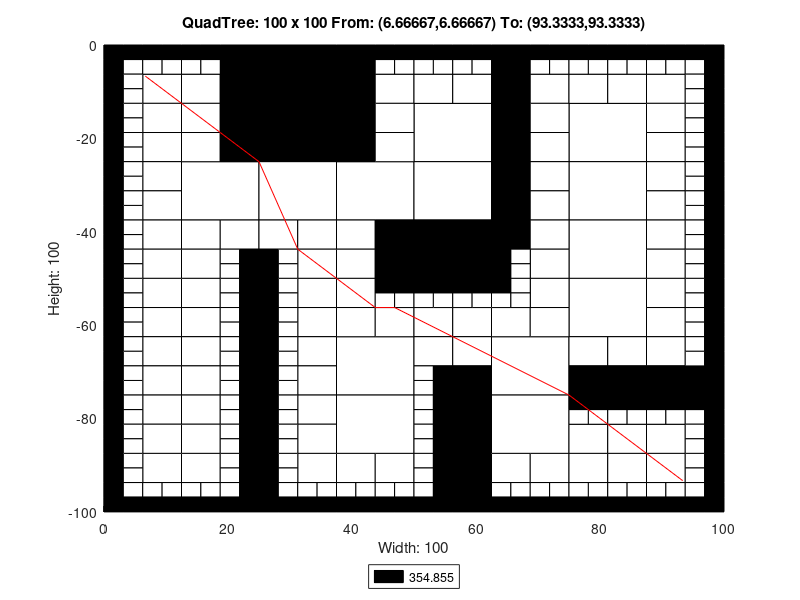

Write MATLAB code to recreate this figure.
axis([0 100 -100 0]);
title('QuadTree: 100 x 100 From: (6.66667,6.66667) To: (93.3333,93.3333)');
xlabel('Width: 100');
ylabel('Height: 100');
rectangle('Position',[25 -12.5 12.5 12.5], 'FaceColor',[0 0 0]);
rectangle('Position',[25 -25 12.5 12.5], 'FaceColor',[0 0 0]);
rectangle('Position',[12.5 -37.5 12.5 12.5], 'FaceColor',[1 1 1]);
rectangle('Position',[25 -37.5 12.5 12.5], 'FaceColor',[1 1 1]);
rectangle('Position',[37.5 -37.5 12.5 12.5], 'FaceColor',[1 1 1]);
rectangle('Position',[50 -25 12.5 12.5], 'FaceColor',[1 1 1]);
rectangle('Position',[75 -25 12.5 12.5], 'FaceColor',[1 1 1]);
rectangle('Position',[50 -37.5 12.5 12.5], 'FaceColor',[1 1 1]);
rectangle('Position',[50 -50 12.5 12.5], 'FaceColor',[0 0 0]);
rectangle('Position',[75 -37.5 12.5 12.5], 'FaceColor',[1 1 1]);
rectangle('Position',[75 -50 12.5 12.5], 'FaceColor',[1 1 1]);
rectangle('Position',[37.5 -75 12.5 12.5], 'FaceColor',[1 1 1]);
rectangle('Position',[37.5 -87.5 12.5 12.5], 'FaceColor',[1 1 1]);
rectangle('Position',[62.5 -75 12.5 12.5], 'FaceColor',[1 1 1]);
rectangle('Position',[75 -62.5 12.5 12.5], 'FaceColor',[1 1 1]);
rectangle('Position',[62.5 -87.5 12.5 12.5], 'FaceColor',[1 1 1]);
rectangle('Position',[6.25 -12.5 6.25 6.25], 'FaceColor',[1 1 1]);
rectangle('Position',[18.75 -6.25 6.25 6.25], 'FaceColor',[0 0 0]);
rectangle('Position',[12.5 -12.5 6.25 6.25], 'FaceColor',[1 1 1]);
rectangle('Position',[18.75 -12.5 6.25 6.25], 'FaceColor',[0 0 0]);
rectangle('Position',[6.25 -18.75 6.25 6.25], 'FaceColor',[1 1 1]);
rectangle('Position',[6.25 -25 6.25 6.25], 'FaceColor',[1 1 1]);
rectangle('Position',[12.5 -18.75 6.25 6.25], 'FaceColor',[1 1 1]);
rectangle('Position',[18.75 -18.75 6.25 6.25], 'FaceColor',[0 0 0]);
rectangle('Position',[12.5 -25 6.25 6.25], 'FaceColor',[1 1 1]);
rectangle('Position',[18.75 -25 6.25 6.25], 'FaceColor',[0 0 0]);
rectangle('Position',[37.5 -6.25 6.25 6.25], 'FaceColor',[0 0 0]);
rectangle('Position',[37.5 -12.5 6.25 6.25], 'FaceColor',[0 0 0]);
rectangle('Position',[43.75 -12.5 6.25 6.25], 'FaceColor',[1 1 1]);
rectangle('Position',[37.5 -18.75 6.25 6.25], 'FaceColor',[0 0 0]);
rectangle('Position',[43.75 -18.75 6.25 6.25], 'FaceColor',[1 1 1]);
rectangle('Position',[37.5 -25 6.25 6.25], 'FaceColor',[0 0 0]);
rectangle('Position',[43.75 -25 6.25 6.25], 'FaceColor',[1 1 1]);
rectangle('Position',[6.25 -31.25 6.25 6.25], 'FaceColor',[1 1 1]);
rectangle('Position',[6.25 -37.5 6.25 6.25], 'FaceColor',[1 1 1]);
rectangle('Position',[6.25 -43.75 6.25 6.25], 'FaceColor',[1 1 1]);
rectangle('Position',[6.25 -50 6.25 6.25], 'FaceColor',[1 1 1]);
rectangle('Position',[12.5 -43.75 6.25 6.25], 'FaceColor',[1 1 1]);
rectangle('Position',[18.75 -43.75 6.25 6.25], 'FaceColor',[1 1 1]);
rectangle('Position',[12.5 -50 6.25 6.25], 'FaceColor',[1 1 1]);
rectangle('Position',[25 -43.75 6.25 6.25], 'FaceColor',[1 1 1]);
rectangle('Position',[31.25 -43.75 6.25 6.25], 'FaceColor',[1 1 1]);
rectangle('Position',[31.25 -50 6.25 6.25], 'FaceColor',[1 1 1]);
rectangle('Position',[37.5 -43.75 6.25 6.25], 'FaceColor',[1 1 1]);
rectangle('Position',[43.75 -43.75 6.25 6.25], 'FaceColor',[0 0 0]);
rectangle('Position',[37.5 -50 6.25 6.25], 'FaceColor',[1 1 1]);
rectangle('Position',[43.75 -50 6.25 6.25], 'FaceColor',[0 0 0]);
rectangle('Position',[50 -12.5 6.25 6.25], 'FaceColor',[1 1 1]);
rectangle('Position',[56.25 -12.5 6.25 6.25], 'FaceColor',[1 1 1]);
rectangle('Position',[62.5 -6.25 6.25 6.25], 'FaceColor',[0 0 0]);
rectangle('Position',[62.5 -12.5 6.25 6.25], 'FaceColor',[0 0 0]);
rectangle('Position',[68.75 -12.5 6.25 6.25], 'FaceColor',[1 1 1]);
rectangle('Position',[62.5 -18.75 6.25 6.25], 'FaceColor',[0 0 0]);
rectangle('Position',[68.75 -18.75 6.25 6.25], 'FaceColor',[1 1 1]);
rectangle('Position',[62.5 -25 6.25 6.25], 'FaceColor',[0 0 0]);
rectangle('Position',[68.75 -25 6.25 6.25], 'FaceColor',[1 1 1]);
rectangle('Position',[75 -12.5 6.25 6.25], 'FaceColor',[1 1 1]);
rectangle('Position',[81.25 -12.5 6.25 6.25], 'FaceColor',[1 1 1]);
rectangle('Position',[87.5 -12.5 6.25 6.25], 'FaceColor',[1 1 1]);
rectangle('Position',[87.5 -18.75 6.25 6.25], 'FaceColor',[1 1 1]);
rectangle('Position',[87.5 -25 6.25 6.25], 'FaceColor',[1 1 1]);
rectangle('Position',[62.5 -31.25 6.25 6.25], 'FaceColor',[0 0 0]);
rectangle('Position',[68.75 -31.25 6.25 6.25], 'FaceColor',[1 1 1]);
rectangle('Position',[62.5 -37.5 6.25 6.25], 'FaceColor',[0 0 0]);
rectangle('Position',[68.75 -37.5 6.25 6.25], 'FaceColor',[1 1 1]);
rectangle('Position',[62.5 -43.75 6.25 6.25], 'FaceColor',[0 0 0]);
rectangle('Position',[68.75 -43.75 6.25 6.25], 'FaceColor',[1 1 1]);
rectangle('Position',[68.75 -50 6.25 6.25], 'FaceColor',[1 1 1]);
rectangle('Position',[87.5 -31.25 6.25 6.25], 'FaceColor',[1 1 1]);
rectangle('Position',[87.5 -37.5 6.25 6.25], 'FaceColor',[1 1 1]);
rectangle('Position',[87.5 -43.75 6.25 6.25], 'FaceColor',[1 1 1]);
rectangle('Position',[87.5 -50 6.25 6.25], 'FaceColor',[1 1 1]);
rectangle('Position',[6.25 -56.25 6.25 6.25], 'FaceColor',[1 1 1]);
rectangle('Position',[6.25 -62.5 6.25 6.25], 'FaceColor',[1 1 1]);
rectangle('Position',[12.5 -56.25 6.25 6.25], 'FaceColor',[1 1 1]);
rectangle('Position',[12.5 -62.5 6.25 6.25], 'FaceColor',[1 1 1]);
rectangle('Position',[6.25 -68.75 6.25 6.25], 'FaceColor',[1 1 1]);
rectangle('Position',[6.25 -75 6.25 6.25], 'FaceColor',[1 1 1]);
rectangle('Position',[12.5 -68.75 6.25 6.25], 'FaceColor',[1 1 1]);
rectangle('Position',[12.5 -75 6.25 6.25], 'FaceColor',[1 1 1]);
rectangle('Position',[31.25 -56.25 6.25 6.25], 'FaceColor',[1 1 1]);
rectangle('Position',[31.25 -62.5 6.25 6.25], 'FaceColor',[1 1 1]);
rectangle('Position',[37.5 -56.25 6.25 6.25], 'FaceColor',[1 1 1]);
rectangle('Position',[37.5 -62.5 6.25 6.25], 'FaceColor',[1 1 1]);
rectangle('Position',[43.75 -62.5 6.25 6.25], 'FaceColor',[1 1 1]);
rectangle('Position',[31.25 -68.75 6.25 6.25], 'FaceColor',[1 1 1]);
rectangle('Position',[31.25 -75 6.25 6.25], 'FaceColor',[1 1 1]);
rectangle('Position',[6.25 -81.25 6.25 6.25], 'FaceColor',[1 1 1]);
rectangle('Position',[6.25 -87.5 6.25 6.25], 'FaceColor',[1 1 1]);
rectangle('Position',[12.5 -81.25 6.25 6.25], 'FaceColor',[1 1 1]);
rectangle('Position',[12.5 -87.5 6.25 6.25], 'FaceColor',[1 1 1]);
rectangle('Position',[6.25 -93.75 6.25 6.25], 'FaceColor',[1 1 1]);
rectangle('Position',[12.5 -93.75 6.25 6.25], 'FaceColor',[1 1 1]);
rectangle('Position',[31.25 -81.25 6.25 6.25], 'FaceColor',[1 1 1]);
rectangle('Position',[31.25 -87.5 6.25 6.25], 'FaceColor',[1 1 1]);
rectangle('Position',[31.25 -93.75 6.25 6.25], 'FaceColor',[1 1 1]);
rectangle('Position',[37.5 -93.75 6.25 6.25], 'FaceColor',[1 1 1]);
rectangle('Position',[43.75 -93.75 6.25 6.25], 'FaceColor',[1 1 1]);
rectangle('Position',[50 -62.5 6.25 6.25], 'FaceColor',[1 1 1]);
rectangle('Position',[56.25 -62.5 6.25 6.25], 'FaceColor',[1 1 1]);
rectangle('Position',[68.75 -56.25 6.25 6.25], 'FaceColor',[1 1 1]);
rectangle('Position',[62.5 -62.5 6.25 6.25], 'FaceColor',[1 1 1]);
rectangle('Position',[68.75 -62.5 6.25 6.25], 'FaceColor',[1 1 1]);
rectangle('Position',[50 -68.75 6.25 6.25], 'FaceColor',[1 1 1]);
rectangle('Position',[56.25 -68.75 6.25 6.25], 'FaceColor',[1 1 1]);
rectangle('Position',[56.25 -75 6.25 6.25], 'FaceColor',[0 0 0]);
rectangle('Position',[87.5 -56.25 6.25 6.25], 'FaceColor',[1 1 1]);
rectangle('Position',[87.5 -62.5 6.25 6.25], 'FaceColor',[1 1 1]);
rectangle('Position',[75 -68.75 6.25 6.25], 'FaceColor',[1 1 1]);
rectangle('Position',[81.25 -68.75 6.25 6.25], 'FaceColor',[1 1 1]);
rectangle('Position',[75 -75 6.25 6.25], 'FaceColor',[0 0 0]);
rectangle('Position',[81.25 -75 6.25 6.25], 'FaceColor',[0 0 0]);
rectangle('Position',[87.5 -68.75 6.25 6.25], 'FaceColor',[1 1 1]);
rectangle('Position',[87.5 -75 6.25 6.25], 'FaceColor',[0 0 0]);
rectangle('Position',[93.75 -75 6.25 6.25], 'FaceColor',[0 0 0]);
rectangle('Position',[56.25 -81.25 6.25 6.25], 'FaceColor',[0 0 0]);
rectangle('Position',[56.25 -87.5 6.25 6.25], 'FaceColor',[0 0 0]);
rectangle('Position',[56.25 -93.75 6.25 6.25], 'FaceColor',[0 0 0]);
rectangle('Position',[56.25 -100 6.25 6.25], 'FaceColor',[0 0 0]);
rectangle('Position',[62.5 -93.75 6.25 6.25], 'FaceColor',[1 1 1]);
rectangle('Position',[68.75 -93.75 6.25 6.25], 'FaceColor',[1 1 1]);
rectangle('Position',[75 -87.5 6.25 6.25], 'FaceColor',[1 1 1]);
rectangle('Position',[81.25 -87.5 6.25 6.25], 'FaceColor',[1 1 1]);
rectangle('Position',[87.5 -87.5 6.25 6.25], 'FaceColor',[1 1 1]);
rectangle('Position',[75 -93.75 6.25 6.25], 'FaceColor',[1 1 1]);
rectangle('Position',[81.25 -93.75 6.25 6.25], 'FaceColor',[1 1 1]);
rectangle('Position',[87.5 -93.75 6.25 6.25], 'FaceColor',[1 1 1]);
rectangle('Position',[0 -3.125 3.125 3.125], 'FaceColor',[0 0 0]);
rectangle('Position',[3.125 -3.125 3.125 3.125], 'FaceColor',[0 0 0]);
rectangle('Position',[0 -6.25 3.125 3.125], 'FaceColor',[0 0 0]);
rectangle('Position',[3.125 -6.25 3.125 3.125], 'FaceColor',[1 1 1]);
rectangle('Position',[6.25 -3.125 3.125 3.125], 'FaceColor',[0 0 0]);
rectangle('Position',[9.375 -3.125 3.125 3.125], 'FaceColor',[0 0 0]);
rectangle('Position',[6.25 -6.25 3.125 3.125], 'FaceColor',[1 1 1]);
rectangle('Position',[9.375 -6.25 3.125 3.125], 'FaceColor',[1 1 1]);
rectangle('Position',[0 -9.375 3.125 3.125], 'FaceColor',[0 0 0]);
rectangle('Position',[3.125 -9.375 3.125 3.125], 'FaceColor',[1 1 1]);
rectangle('Position',[0 -12.5 3.125 3.125], 'FaceColor',[0 0 0]);
rectangle('Position',[3.125 -12.5 3.125 3.125], 'FaceColor',[1 1 1]);
rectangle('Position',[12.5 -3.125 3.125 3.125], 'FaceColor',[0 0 0]);
rectangle('Position',[15.625 -3.125 3.125 3.125], 'FaceColor',[0 0 0]);
rectangle('Position',[12.5 -6.25 3.125 3.125], 'FaceColor',[1 1 1]);
rectangle('Position',[15.625 -6.25 3.125 3.125], 'FaceColor',[1 1 1]);
rectangle('Position',[0 -15.625 3.125 3.125], 'FaceColor',[0 0 0]);
rectangle('Position',[3.125 -15.625 3.125 3.125], 'FaceColor',[1 1 1]);
rectangle('Position',[0 -18.75 3.125 3.125], 'FaceColor',[0 0 0]);
rectangle('Position',[3.125 -18.75 3.125 3.125], 'FaceColor',[1 1 1]);
rectangle('Position',[0 -21.875 3.125 3.125], 'FaceColor',[0 0 0]);
rectangle('Position',[3.125 -21.875 3.125 3.125], 'FaceColor',[1 1 1]);
rectangle('Position',[0 -25 3.125 3.125], 'FaceColor',[0 0 0]);
rectangle('Position',[3.125 -25 3.125 3.125], 'FaceColor',[1 1 1]);
rectangle('Position',[43.75 -3.125 3.125 3.125], 'FaceColor',[0 0 0]);
rectangle('Position',[46.875 -3.125 3.125 3.125], 'FaceColor',[0 0 0]);
rectangle('Position',[43.75 -6.25 3.125 3.125], 'FaceColor',[1 1 1]);
rectangle('Position',[46.875 -6.25 3.125 3.125], 'FaceColor',[1 1 1]);
rectangle('Position',[0 -28.125 3.125 3.125], 'FaceColor',[0 0 0]);
rectangle('Position',[3.125 -28.125 3.125 3.125], 'FaceColor',[1 1 1]);
rectangle('Position',[0 -31.25 3.125 3.125], 'FaceColor',[0 0 0]);
rectangle('Position',[3.125 -31.25 3.125 3.125], 'FaceColor',[1 1 1]);
rectangle('Position',[0 -34.375 3.125 3.125], 'FaceColor',[0 0 0]);
rectangle('Position',[3.125 -34.375 3.125 3.125], 'FaceColor',[1 1 1]);
rectangle('Position',[0 -37.5 3.125 3.125], 'FaceColor',[0 0 0]);
rectangle('Position',[3.125 -37.5 3.125 3.125], 'FaceColor',[1 1 1]);
rectangle('Position',[0 -40.625 3.125 3.125], 'FaceColor',[0 0 0]);
rectangle('Position',[3.125 -40.625 3.125 3.125], 'FaceColor',[1 1 1]);
rectangle('Position',[0 -43.75 3.125 3.125], 'FaceColor',[0 0 0]);
rectangle('Position',[3.125 -43.75 3.125 3.125], 'FaceColor',[1 1 1]);
rectangle('Position',[0 -46.875 3.125 3.125], 'FaceColor',[0 0 0]);
rectangle('Position',[3.125 -46.875 3.125 3.125], 'FaceColor',[1 1 1]);
rectangle('Position',[0 -50 3.125 3.125], 'FaceColor',[0 0 0]);
rectangle('Position',[3.125 -50 3.125 3.125], 'FaceColor',[1 1 1]);
rectangle('Position',[18.75 -46.875 3.125 3.125], 'FaceColor',[1 1 1]);
rectangle('Position',[21.875 -46.875 3.125 3.125], 'FaceColor',[0 0 0]);
rectangle('Position',[18.75 -50 3.125 3.125], 'FaceColor',[1 1 1]);
rectangle('Position',[21.875 -50 3.125 3.125], 'FaceColor',[0 0 0]);
rectangle('Position',[25 -46.875 3.125 3.125], 'FaceColor',[0 0 0]);
rectangle('Position',[28.125 -46.875 3.125 3.125], 'FaceColor',[1 1 1]);
rectangle('Position',[25 -50 3.125 3.125], 'FaceColor',[0 0 0]);
rectangle('Position',[28.125 -50 3.125 3.125], 'FaceColor',[1 1 1]);
rectangle('Position',[50 -3.125 3.125 3.125], 'FaceColor',[0 0 0]);
rectangle('Position',[53.125 -3.125 3.125 3.125], 'FaceColor',[0 0 0]);
rectangle('Position',[50 -6.25 3.125 3.125], 'FaceColor',[1 1 1]);
rectangle('Position',[53.125 -6.25 3.125 3.125], 'FaceColor',[1 1 1]);
rectangle('Position',[56.25 -3.125 3.125 3.125], 'FaceColor',[0 0 0]);
rectangle('Position',[59.375 -3.125 3.125 3.125], 'FaceColor',[0 0 0]);
rectangle('Position',[56.25 -6.25 3.125 3.125], 'FaceColor',[1 1 1]);
rectangle('Position',[59.375 -6.25 3.125 3.125], 'FaceColor',[1 1 1]);
rectangle('Position',[68.75 -3.125 3.125 3.125], 'FaceColor',[0 0 0]);
rectangle('Position',[71.875 -3.125 3.125 3.125], 'FaceColor',[0 0 0]);
rectangle('Position',[68.75 -6.25 3.125 3.125], 'FaceColor',[1 1 1]);
rectangle('Position',[71.875 -6.25 3.125 3.125], 'FaceColor',[1 1 1]);
rectangle('Position',[75 -3.125 3.125 3.125], 'FaceColor',[0 0 0]);
rectangle('Position',[78.125 -3.125 3.125 3.125], 'FaceColor',[0 0 0]);
rectangle('Position',[75 -6.25 3.125 3.125], 'FaceColor',[1 1 1]);
rectangle('Position',[78.125 -6.25 3.125 3.125], 'FaceColor',[1 1 1]);
rectangle('Position',[81.25 -3.125 3.125 3.125], 'FaceColor',[0 0 0]);
rectangle('Position',[84.375 -3.125 3.125 3.125], 'FaceColor',[0 0 0]);
rectangle('Position',[81.25 -6.25 3.125 3.125], 'FaceColor',[1 1 1]);
rectangle('Position',[84.375 -6.25 3.125 3.125], 'FaceColor',[1 1 1]);
rectangle('Position',[87.5 -3.125 3.125 3.125], 'FaceColor',[0 0 0]);
rectangle('Position',[90.625 -3.125 3.125 3.125], 'FaceColor',[0 0 0]);
rectangle('Position',[87.5 -6.25 3.125 3.125], 'FaceColor',[1 1 1]);
rectangle('Position',[90.625 -6.25 3.125 3.125], 'FaceColor',[1 1 1]);
rectangle('Position',[93.75 -3.125 3.125 3.125], 'FaceColor',[0 0 0]);
rectangle('Position',[96.875 -3.125 3.125 3.125], 'FaceColor',[0 0 0]);
rectangle('Position',[93.75 -6.25 3.125 3.125], 'FaceColor',[1 1 1]);
rectangle('Position',[96.875 -6.25 3.125 3.125], 'FaceColor',[0 0 0]);
rectangle('Position',[93.75 -9.375 3.125 3.125], 'FaceColor',[1 1 1]);
rectangle('Position',[96.875 -9.375 3.125 3.125], 'FaceColor',[0 0 0]);
rectangle('Position',[93.75 -12.5 3.125 3.125], 'FaceColor',[1 1 1]);
rectangle('Position',[96.875 -12.5 3.125 3.125], 'FaceColor',[0 0 0]);
rectangle('Position',[93.75 -15.625 3.125 3.125], 'FaceColor',[1 1 1]);
rectangle('Position',[96.875 -15.625 3.125 3.125], 'FaceColor',[0 0 0]);
rectangle('Position',[93.75 -18.75 3.125 3.125], 'FaceColor',[1 1 1]);
rectangle('Position',[96.875 -18.75 3.125 3.125], 'FaceColor',[0 0 0]);
rectangle('Position',[93.75 -21.875 3.125 3.125], 'FaceColor',[1 1 1]);
rectangle('Position',[96.875 -21.875 3.125 3.125], 'FaceColor',[0 0 0]);
rectangle('Position',[93.75 -25 3.125 3.125], 'FaceColor',[1 1 1]);
rectangle('Position',[96.875 -25 3.125 3.125], 'FaceColor',[0 0 0]);
rectangle('Position',[62.5 -46.875 3.125 3.125], 'FaceColor',[0 0 0]);
rectangle('Position',[65.625 -46.875 3.125 3.125], 'FaceColor',[1 1 1]);
rectangle('Position',[62.5 -50 3.125 3.125], 'FaceColor',[0 0 0]);
rectangle('Position',[65.625 -50 3.125 3.125], 'FaceColor',[1 1 1]);
rectangle('Position',[93.75 -28.125 3.125 3.125], 'FaceColor',[1 1 1]);
rectangle('Position',[96.875 -28.125 3.125 3.125], 'FaceColor',[0 0 0]);
rectangle('Position',[93.75 -31.25 3.125 3.125], 'FaceColor',[1 1 1]);
rectangle('Position',[96.875 -31.25 3.125 3.125], 'FaceColor',[0 0 0]);
rectangle('Position',[93.75 -34.375 3.125 3.125], 'FaceColor',[1 1 1]);
rectangle('Position',[96.875 -34.375 3.125 3.125], 'FaceColor',[0 0 0]);
rectangle('Position',[93.75 -37.5 3.125 3.125], 'FaceColor',[1 1 1]);
rectangle('Position',[96.875 -37.5 3.125 3.125], 'FaceColor',[0 0 0]);
rectangle('Position',[93.75 -40.625 3.125 3.125], 'FaceColor',[1 1 1]);
rectangle('Position',[96.875 -40.625 3.125 3.125], 'FaceColor',[0 0 0]);
rectangle('Position',[93.75 -43.75 3.125 3.125], 'FaceColor',[1 1 1]);
rectangle('Position',[96.875 -43.75 3.125 3.125], 'FaceColor',[0 0 0]);
rectangle('Position',[93.75 -46.875 3.125 3.125], 'FaceColor',[1 1 1]);
rectangle('Position',[96.875 -46.875 3.125 3.125], 'FaceColor',[0 0 0]);
rectangle('Position',[93.75 -50 3.125 3.125], 'FaceColor',[1 1 1]);
rectangle('Position',[96.875 -50 3.125 3.125], 'FaceColor',[0 0 0]);
rectangle('Position',[0 -53.125 3.125 3.125], 'FaceColor',[0 0 0]);
rectangle('Position',[3.125 -53.125 3.125 3.125], 'FaceColor',[1 1 1]);
rectangle('Position',[0 -56.25 3.125 3.125], 'FaceColor',[0 0 0]);
rectangle('Position',[3.125 -56.25 3.125 3.125], 'FaceColor',[1 1 1]);
rectangle('Position',[0 -59.375 3.125 3.125], 'FaceColor',[0 0 0]);
rectangle('Position',[3.125 -59.375 3.125 3.125], 'FaceColor',[1 1 1]);
rectangle('Position',[0 -62.5 3.125 3.125], 'FaceColor',[0 0 0]);
rectangle('Position',[3.125 -62.5 3.125 3.125], 'FaceColor',[1 1 1]);
rectangle('Position',[18.75 -53.125 3.125 3.125], 'FaceColor',[1 1 1]);
rectangle('Position',[21.875 -53.125 3.125 3.125], 'FaceColor',[0 0 0]);
rectangle('Position',[18.75 -56.25 3.125 3.125], 'FaceColor',[1 1 1]);
rectangle('Position',[21.875 -56.25 3.125 3.125], 'FaceColor',[0 0 0]);
rectangle('Position',[18.75 -59.375 3.125 3.125], 'FaceColor',[1 1 1]);
rectangle('Position',[21.875 -59.375 3.125 3.125], 'FaceColor',[0 0 0]);
rectangle('Position',[18.75 -62.5 3.125 3.125], 'FaceColor',[1 1 1]);
rectangle('Position',[21.875 -62.5 3.125 3.125], 'FaceColor',[0 0 0]);
rectangle('Position',[0 -65.625 3.125 3.125], 'FaceColor',[0 0 0]);
rectangle('Position',[3.125 -65.625 3.125 3.125], 'FaceColor',[1 1 1]);
rectangle('Position',[0 -68.75 3.125 3.125], 'FaceColor',[0 0 0]);
rectangle('Position',[3.125 -68.75 3.125 3.125], 'FaceColor',[1 1 1]);
rectangle('Position',[0 -71.875 3.125 3.125], 'FaceColor',[0 0 0]);
rectangle('Position',[3.125 -71.875 3.125 3.125], 'FaceColor',[1 1 1]);
rectangle('Position',[0 -75 3.125 3.125], 'FaceColor',[0 0 0]);
rectangle('Position',[3.125 -75 3.125 3.125], 'FaceColor',[1 1 1]);
rectangle('Position',[18.75 -65.625 3.125 3.125], 'FaceColor',[1 1 1]);
rectangle('Position',[21.875 -65.625 3.125 3.125], 'FaceColor',[0 0 0]);
rectangle('Position',[18.75 -68.75 3.125 3.125], 'FaceColor',[1 1 1]);
rectangle('Position',[21.875 -68.75 3.125 3.125], 'FaceColor',[0 0 0]);
rectangle('Position',[18.75 -71.875 3.125 3.125], 'FaceColor',[1 1 1]);
rectangle('Position',[21.875 -71.875 3.125 3.125], 'FaceColor',[0 0 0]);
rectangle('Position',[18.75 -75 3.125 3.125], 'FaceColor',[1 1 1]);
rectangle('Position',[21.875 -75 3.125 3.125], 'FaceColor',[0 0 0]);
rectangle('Position',[25 -53.125 3.125 3.125], 'FaceColor',[0 0 0]);
rectangle('Position',[28.125 -53.125 3.125 3.125], 'FaceColor',[1 1 1]);
rectangle('Position',[25 -56.25 3.125 3.125], 'FaceColor',[0 0 0]);
rectangle('Position',[28.125 -56.25 3.125 3.125], 'FaceColor',[1 1 1]);
rectangle('Position',[25 -59.375 3.125 3.125], 'FaceColor',[0 0 0]);
rectangle('Position',[28.125 -59.375 3.125 3.125], 'FaceColor',[1 1 1]);
rectangle('Position',[25 -62.5 3.125 3.125], 'FaceColor',[0 0 0]);
rectangle('Position',[28.125 -62.5 3.125 3.125], 'FaceColor',[1 1 1]);
rectangle('Position',[43.75 -53.125 3.125 3.125], 'FaceColor',[0 0 0]);
rectangle('Position',[46.875 -53.125 3.125 3.125], 'FaceColor',[0 0 0]);
rectangle('Position',[43.75 -56.25 3.125 3.125], 'FaceColor',[1 1 1]);
rectangle('Position',[46.875 -56.25 3.125 3.125], 'FaceColor',[1 1 1]);
rectangle('Position',[25 -65.625 3.125 3.125], 'FaceColor',[0 0 0]);
rectangle('Position',[28.125 -65.625 3.125 3.125], 'FaceColor',[1 1 1]);
rectangle('Position',[25 -68.75 3.125 3.125], 'FaceColor',[0 0 0]);
rectangle('Position',[28.125 -68.75 3.125 3.125], 'FaceColor',[1 1 1]);
rectangle('Position',[25 -71.875 3.125 3.125], 'FaceColor',[0 0 0]);
rectangle('Position',[28.125 -71.875 3.125 3.125], 'FaceColor',[1 1 1]);
rectangle('Position',[25 -75 3.125 3.125], 'FaceColor',[0 0 0]);
rectangle('Position',[28.125 -75 3.125 3.125], 'FaceColor',[1 1 1]);
rectangle('Position',[0 -78.125 3.125 3.125], 'FaceColor',[0 0 0]);
rectangle('Position',[3.125 -78.125 3.125 3.125], 'FaceColor',[1 1 1]);
rectangle('Position',[0 -81.25 3.125 3.125], 'FaceColor',[0 0 0]);
rectangle('Position',[3.125 -81.25 3.125 3.125], 'FaceColor',[1 1 1]);
rectangle('Position',[0 -84.375 3.125 3.125], 'FaceColor',[0 0 0]);
rectangle('Position',[3.125 -84.375 3.125 3.125], 'FaceColor',[1 1 1]);
rectangle('Position',[0 -87.5 3.125 3.125], 'FaceColor',[0 0 0]);
rectangle('Position',[3.125 -87.5 3.125 3.125], 'FaceColor',[1 1 1]);
rectangle('Position',[18.75 -78.125 3.125 3.125], 'FaceColor',[1 1 1]);
rectangle('Position',[21.875 -78.125 3.125 3.125], 'FaceColor',[0 0 0]);
rectangle('Position',[18.75 -81.25 3.125 3.125], 'FaceColor',[1 1 1]);
rectangle('Position',[21.875 -81.25 3.125 3.125], 'FaceColor',[0 0 0]);
rectangle('Position',[18.75 -84.375 3.125 3.125], 'FaceColor',[1 1 1]);
rectangle('Position',[21.875 -84.375 3.125 3.125], 'FaceColor',[0 0 0]);
rectangle('Position',[18.75 -87.5 3.125 3.125], 'FaceColor',[1 1 1]);
rectangle('Position',[21.875 -87.5 3.125 3.125], 'FaceColor',[0 0 0]);
rectangle('Position',[0 -90.625 3.125 3.125], 'FaceColor',[0 0 0]);
rectangle('Position',[3.125 -90.625 3.125 3.125], 'FaceColor',[1 1 1]);
rectangle('Position',[0 -93.75 3.125 3.125], 'FaceColor',[0 0 0]);
rectangle('Position',[3.125 -93.75 3.125 3.125], 'FaceColor',[1 1 1]);
rectangle('Position',[0 -96.875 3.125 3.125], 'FaceColor',[0 0 0]);
rectangle('Position',[3.125 -96.875 3.125 3.125], 'FaceColor',[1 1 1]);
rectangle('Position',[0 -100 3.125 3.125], 'FaceColor',[0 0 0]);
rectangle('Position',[3.125 -100 3.125 3.125], 'FaceColor',[0 0 0]);
rectangle('Position',[6.25 -96.875 3.125 3.125], 'FaceColor',[1 1 1]);
rectangle('Position',[9.375 -96.875 3.125 3.125], 'FaceColor',[1 1 1]);
rectangle('Position',[6.25 -100 3.125 3.125], 'FaceColor',[0 0 0]);
rectangle('Position',[9.375 -100 3.125 3.125], 'FaceColor',[0 0 0]);
rectangle('Position',[18.75 -90.625 3.125 3.125], 'FaceColor',[1 1 1]);
rectangle('Position',[21.875 -90.625 3.125 3.125], 'FaceColor',[0 0 0]);
rectangle('Position',[18.75 -93.75 3.125 3.125], 'FaceColor',[1 1 1]);
rectangle('Position',[21.875 -93.75 3.125 3.125], 'FaceColor',[0 0 0]);
rectangle('Position',[12.5 -96.875 3.125 3.125], 'FaceColor',[1 1 1]);
rectangle('Position',[15.625 -96.875 3.125 3.125], 'FaceColor',[1 1 1]);
rectangle('Position',[12.5 -100 3.125 3.125], 'FaceColor',[0 0 0]);
rectangle('Position',[15.625 -100 3.125 3.125], 'FaceColor',[0 0 0]);
rectangle('Position',[18.75 -96.875 3.125 3.125], 'FaceColor',[1 1 1]);
rectangle('Position',[21.875 -96.875 3.125 3.125], 'FaceColor',[0 0 0]);
rectangle('Position',[18.75 -100 3.125 3.125], 'FaceColor',[0 0 0]);
rectangle('Position',[21.875 -100 3.125 3.125], 'FaceColor',[0 0 0]);
rectangle('Position',[25 -78.125 3.125 3.125], 'FaceColor',[0 0 0]);
rectangle('Position',[28.125 -78.125 3.125 3.125], 'FaceColor',[1 1 1]);
rectangle('Position',[25 -81.25 3.125 3.125], 'FaceColor',[0 0 0]);
rectangle('Position',[28.125 -81.25 3.125 3.125], 'FaceColor',[1 1 1]);
rectangle('Position',[25 -84.375 3.125 3.125], 'FaceColor',[0 0 0]);
rectangle('Position',[28.125 -84.375 3.125 3.125], 'FaceColor',[1 1 1]);
rectangle('Position',[25 -87.5 3.125 3.125], 'FaceColor',[0 0 0]);
rectangle('Position',[28.125 -87.5 3.125 3.125], 'FaceColor',[1 1 1]);
rectangle('Position',[25 -90.625 3.125 3.125], 'FaceColor',[0 0 0]);
rectangle('Position',[28.125 -90.625 3.125 3.125], 'FaceColor',[1 1 1]);
rectangle('Position',[25 -93.75 3.125 3.125], 'FaceColor',[0 0 0]);
rectangle('Position',[28.125 -93.75 3.125 3.125], 'FaceColor',[1 1 1]);
rectangle('Position',[25 -96.875 3.125 3.125], 'FaceColor',[0 0 0]);
rectangle('Position',[28.125 -96.875 3.125 3.125], 'FaceColor',[1 1 1]);
rectangle('Position',[25 -100 3.125 3.125], 'FaceColor',[0 0 0]);
rectangle('Position',[28.125 -100 3.125 3.125], 'FaceColor',[0 0 0]);
rectangle('Position',[31.25 -96.875 3.125 3.125], 'FaceColor',[1 1 1]);
rectangle('Position',[34.375 -96.875 3.125 3.125], 'FaceColor',[1 1 1]);
rectangle('Position',[31.25 -100 3.125 3.125], 'FaceColor',[0 0 0]);
rectangle('Position',[34.375 -100 3.125 3.125], 'FaceColor',[0 0 0]);
rectangle('Position',[37.5 -96.875 3.125 3.125], 'FaceColor',[1 1 1]);
rectangle('Position',[40.625 -96.875 3.125 3.125], 'FaceColor',[1 1 1]);
rectangle('Position',[37.5 -100 3.125 3.125], 'FaceColor',[0 0 0]);
rectangle('Position',[40.625 -100 3.125 3.125], 'FaceColor',[0 0 0]);
rectangle('Position',[43.75 -96.875 3.125 3.125], 'FaceColor',[1 1 1]);
rectangle('Position',[46.875 -96.875 3.125 3.125], 'FaceColor',[1 1 1]);
rectangle('Position',[43.75 -100 3.125 3.125], 'FaceColor',[0 0 0]);
rectangle('Position',[46.875 -100 3.125 3.125], 'FaceColor',[0 0 0]);
rectangle('Position',[50 -53.125 3.125 3.125], 'FaceColor',[0 0 0]);
rectangle('Position',[53.125 -53.125 3.125 3.125], 'FaceColor',[0 0 0]);
rectangle('Position',[50 -56.25 3.125 3.125], 'FaceColor',[1 1 1]);
rectangle('Position',[53.125 -56.25 3.125 3.125], 'FaceColor',[1 1 1]);
rectangle('Position',[56.25 -53.125 3.125 3.125], 'FaceColor',[0 0 0]);
rectangle('Position',[59.375 -53.125 3.125 3.125], 'FaceColor',[0 0 0]);
rectangle('Position',[56.25 -56.25 3.125 3.125], 'FaceColor',[1 1 1]);
rectangle('Position',[59.375 -56.25 3.125 3.125], 'FaceColor',[1 1 1]);
rectangle('Position',[62.5 -53.125 3.125 3.125], 'FaceColor',[0 0 0]);
rectangle('Position',[65.625 -53.125 3.125 3.125], 'FaceColor',[1 1 1]);
rectangle('Position',[62.5 -56.25 3.125 3.125], 'FaceColor',[1 1 1]);
rectangle('Position',[65.625 -56.25 3.125 3.125], 'FaceColor',[1 1 1]);
rectangle('Position',[50 -71.875 3.125 3.125], 'FaceColor',[1 1 1]);
rectangle('Position',[53.125 -71.875 3.125 3.125], 'FaceColor',[0 0 0]);
rectangle('Position',[50 -75 3.125 3.125], 'FaceColor',[1 1 1]);
rectangle('Position',[53.125 -75 3.125 3.125], 'FaceColor',[0 0 0]);
rectangle('Position',[93.75 -53.125 3.125 3.125], 'FaceColor',[1 1 1]);
rectangle('Position',[96.875 -53.125 3.125 3.125], 'FaceColor',[0 0 0]);
rectangle('Position',[93.75 -56.25 3.125 3.125], 'FaceColor',[1 1 1]);
rectangle('Position',[96.875 -56.25 3.125 3.125], 'FaceColor',[0 0 0]);
rectangle('Position',[93.75 -59.375 3.125 3.125], 'FaceColor',[1 1 1]);
rectangle('Position',[96.875 -59.375 3.125 3.125], 'FaceColor',[0 0 0]);
rectangle('Position',[93.75 -62.5 3.125 3.125], 'FaceColor',[1 1 1]);
rectangle('Position',[96.875 -62.5 3.125 3.125], 'FaceColor',[0 0 0]);
rectangle('Position',[93.75 -65.625 3.125 3.125], 'FaceColor',[1 1 1]);
rectangle('Position',[96.875 -65.625 3.125 3.125], 'FaceColor',[0 0 0]);
rectangle('Position',[93.75 -68.75 3.125 3.125], 'FaceColor',[1 1 1]);
rectangle('Position',[96.875 -68.75 3.125 3.125], 'FaceColor',[0 0 0]);
rectangle('Position',[50 -78.125 3.125 3.125], 'FaceColor',[1 1 1]);
rectangle('Position',[53.125 -78.125 3.125 3.125], 'FaceColor',[0 0 0]);
rectangle('Position',[50 -81.25 3.125 3.125], 'FaceColor',[1 1 1]);
rectangle('Position',[53.125 -81.25 3.125 3.125], 'FaceColor',[0 0 0]);
rectangle('Position',[50 -84.375 3.125 3.125], 'FaceColor',[1 1 1]);
rectangle('Position',[53.125 -84.375 3.125 3.125], 'FaceColor',[0 0 0]);
rectangle('Position',[50 -87.5 3.125 3.125], 'FaceColor',[1 1 1]);
rectangle('Position',[53.125 -87.5 3.125 3.125], 'FaceColor',[0 0 0]);
rectangle('Position',[50 -90.625 3.125 3.125], 'FaceColor',[1 1 1]);
rectangle('Position',[53.125 -90.625 3.125 3.125], 'FaceColor',[0 0 0]);
rectangle('Position',[50 -93.75 3.125 3.125], 'FaceColor',[1 1 1]);
rectangle('Position',[53.125 -93.75 3.125 3.125], 'FaceColor',[0 0 0]);
rectangle('Position',[50 -96.875 3.125 3.125], 'FaceColor',[1 1 1]);
rectangle('Position',[53.125 -96.875 3.125 3.125], 'FaceColor',[0 0 0]);
rectangle('Position',[50 -100 3.125 3.125], 'FaceColor',[0 0 0]);
rectangle('Position',[53.125 -100 3.125 3.125], 'FaceColor',[0 0 0]);
rectangle('Position',[62.5 -96.875 3.125 3.125], 'FaceColor',[1 1 1]);
rectangle('Position',[65.625 -96.875 3.125 3.125], 'FaceColor',[1 1 1]);
rectangle('Position',[62.5 -100 3.125 3.125], 'FaceColor',[0 0 0]);
rectangle('Position',[65.625 -100 3.125 3.125], 'FaceColor',[0 0 0]);
rectangle('Position',[68.75 -96.875 3.125 3.125], 'FaceColor',[1 1 1]);
rectangle('Position',[71.875 -96.875 3.125 3.125], 'FaceColor',[1 1 1]);
rectangle('Position',[68.75 -100 3.125 3.125], 'FaceColor',[0 0 0]);
rectangle('Position',[71.875 -100 3.125 3.125], 'FaceColor',[0 0 0]);
rectangle('Position',[75 -78.125 3.125 3.125], 'FaceColor',[0 0 0]);
rectangle('Position',[78.125 -78.125 3.125 3.125], 'FaceColor',[0 0 0]);
rectangle('Position',[75 -81.25 3.125 3.125], 'FaceColor',[1 1 1]);
rectangle('Position',[78.125 -81.25 3.125 3.125], 'FaceColor',[1 1 1]);
rectangle('Position',[81.25 -78.125 3.125 3.125], 'FaceColor',[0 0 0]);
rectangle('Position',[84.375 -78.125 3.125 3.125], 'FaceColor',[0 0 0]);
rectangle('Position',[81.25 -81.25 3.125 3.125], 'FaceColor',[1 1 1]);
rectangle('Position',[84.375 -81.25 3.125 3.125], 'FaceColor',[1 1 1]);
rectangle('Position',[87.5 -78.125 3.125 3.125], 'FaceColor',[0 0 0]);
rectangle('Position',[90.625 -78.125 3.125 3.125], 'FaceColor',[0 0 0]);
rectangle('Position',[87.5 -81.25 3.125 3.125], 'FaceColor',[1 1 1]);
rectangle('Position',[90.625 -81.25 3.125 3.125], 'FaceColor',[1 1 1]);
rectangle('Position',[93.75 -78.125 3.125 3.125], 'FaceColor',[0 0 0]);
rectangle('Position',[96.875 -78.125 3.125 3.125], 'FaceColor',[0 0 0]);
rectangle('Position',[93.75 -81.25 3.125 3.125], 'FaceColor',[1 1 1]);
rectangle('Position',[96.875 -81.25 3.125 3.125], 'FaceColor',[0 0 0]);
rectangle('Position',[93.75 -84.375 3.125 3.125], 'FaceColor',[1 1 1]);
rectangle('Position',[96.875 -84.375 3.125 3.125], 'FaceColor',[0 0 0]);
rectangle('Position',[93.75 -87.5 3.125 3.125], 'FaceColor',[1 1 1]);
rectangle('Position',[96.875 -87.5 3.125 3.125], 'FaceColor',[0 0 0]);
rectangle('Position',[75 -96.875 3.125 3.125], 'FaceColor',[1 1 1]);
rectangle('Position',[78.125 -96.875 3.125 3.125], 'FaceColor',[1 1 1]);
rectangle('Position',[75 -100 3.125 3.125], 'FaceColor',[0 0 0]);
rectangle('Position',[78.125 -100 3.125 3.125], 'FaceColor',[0 0 0]);
rectangle('Position',[81.25 -96.875 3.125 3.125], 'FaceColor',[1 1 1]);
rectangle('Position',[84.375 -96.875 3.125 3.125], 'FaceColor',[1 1 1]);
rectangle('Position',[81.25 -100 3.125 3.125], 'FaceColor',[0 0 0]);
rectangle('Position',[84.375 -100 3.125 3.125], 'FaceColor',[0 0 0]);
rectangle('Position',[93.75 -90.625 3.125 3.125], 'FaceColor',[1 1 1]);
rectangle('Position',[96.875 -90.625 3.125 3.125], 'FaceColor',[0 0 0]);
rectangle('Position',[93.75 -93.75 3.125 3.125], 'FaceColor',[1 1 1]);
rectangle('Position',[96.875 -93.75 3.125 3.125], 'FaceColor',[0 0 0]);
rectangle('Position',[87.5 -96.875 3.125 3.125], 'FaceColor',[1 1 1]);
rectangle('Position',[90.625 -96.875 3.125 3.125], 'FaceColor',[1 1 1]);
rectangle('Position',[87.5 -100 3.125 3.125], 'FaceColor',[0 0 0]);
rectangle('Position',[90.625 -100 3.125 3.125], 'FaceColor',[0 0 0]);
rectangle('Position',[93.75 -96.875 3.125 3.125], 'FaceColor',[1 1 1]);
rectangle('Position',[96.875 -96.875 3.125 3.125], 'FaceColor',[0 0 0]);
rectangle('Position',[93.75 -100 3.125 3.125], 'FaceColor',[0 0 0]);
rectangle('Position',[96.875 -100 3.125 3.125], 'FaceColor',[0 0 0]);
X=[93.3333,93.3333,87.5,81.25,75,75,56.25,56.25,46.875,46.875,43.75,37.5,31.25,31.25,25,18.75,12.5,12.5,6.66667];
Y=[-93.3333,-93.3333,-87.5,-81.25,-75,-75,-62.5,-62.5,-56.25,-56.25,-56.25,-50,-43.75,-43.75,-25,-18.75,-12.5,-12.5,-6.66667];
hold on;
plot(X,Y,'r');
legend('354.855','Location','southoutside');
